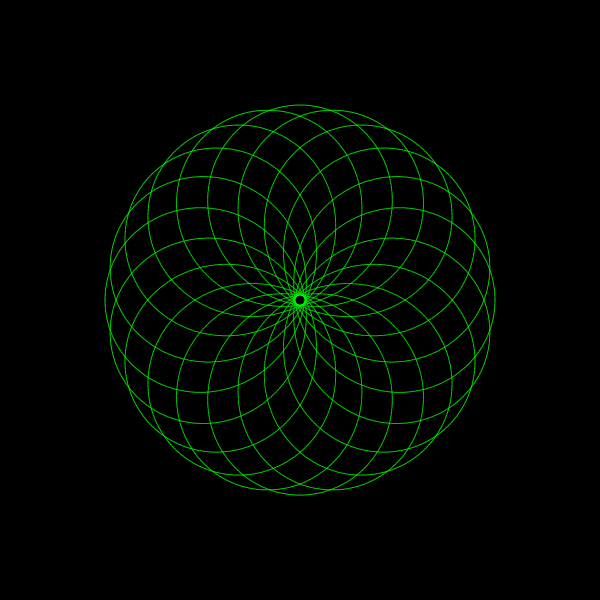
Frame 1 (no input)
Frame 2 (the mouse pressed at the canvas centre, redrawn once): identical to frame 1, image omitted

The p5.js sketch that drew this single still picture (run headless with seeded random() and noise() and a simulated clock; the mouse was pressed at the canvas centre and the sketch redrawn once):

// p5.js sketch
// ── sketch.js
var w = 600;
var h = 600;

var R = 100;
var r = 5;
var k = r/R;

var l = 20;

function setup() {
	createCanvas(w, h);
    noLoop();
}

function draw() {
	background(0);
	var deltaAngle = (l > 1) ? PI / (360 * l) : PI / 360;

	for(var t = 0; t <= TWO_PI; t += deltaAngle) {
		var x = R * ((1-k)*Math.cos(t) + l*k*Math.cos((1-k)*t/k));
		var y = R * ((1-k)*Math.sin(t) - l*k*Math.sin((1-k)*t/k));
		
		stroke(0,255,0);
		point(x+w/2, y+h/2);

		/*noFill();
		stroke(255,0,0);
		ellipse(w/2,h/2,2*R);

		noFill();
		stroke(0,0,255);
		ellipse(w/2+R-r,h/2,2*r);

		push();
		strokeWeight(4);
		stroke(0,255,255);
		point(w/2+R-(1-l)*r,h/2);
		pop();*/
	}
}
